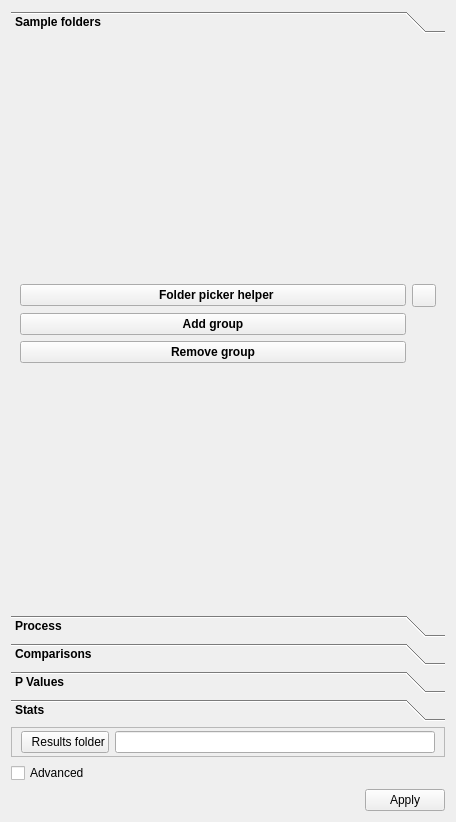
<?xml version="1.0" encoding="UTF-8"?>
<ui version="4.0">
 <class>Form</class>
 <widget class="QWidget" name="Form">
  <property name="geometry">
   <rect>
    <x>0</x>
    <y>0</y>
    <width>456</width>
    <height>822</height>
   </rect>
  </property>
  <property name="windowTitle">
   <string>Form</string>
  </property>
  <layout class="QVBoxLayout" name="verticalLayout_4">
   <item>
    <widget class="QToolBox" name="batchToolBox">
     <property name="font">
      <font>
       <bold>true</bold>
      </font>
     </property>
     <property name="toolTip">
      <string>&lt;html&gt;&lt;head/&gt;&lt;body&gt;&lt;p&gt;Compute the summary stats table for all the pairs of groups selected in the &lt;span style=&quot; font-style:italic;&quot;&gt;comparisons&lt;/span&gt; tab&lt;/p&gt;&lt;/body&gt;&lt;/html&gt;</string>
     </property>
     <property name="currentIndex">
      <number>0</number>
     </property>
     <widget class="QWidget" name="sampleFoldersPage">
      <property name="geometry">
       <rect>
        <x>0</x>
        <y>0</y>
        <width>438</width>
        <height>560</height>
       </rect>
      </property>
      <attribute name="label">
       <string>Sample folders</string>
      </attribute>
      <layout class="QGridLayout" name="gridLayout">
       <item row="0" column="1">
        <layout class="QGridLayout" name="sampleFoldersPageLayout">
         <item row="0" column="1">
          <widget class="QToolButton" name="folderPickerHelperInfoToolButton">
           <property name="icon">
            <iconset resource="icons.qrc">
             <normaloff>:/icons/icons/info.svg</normaloff>:/icons/icons/info.svg</iconset>
           </property>
          </widget>
         </item>
         <item row="0" column="0">
          <widget class="QPushButton" name="folderPickerHelperPushButton">
           <property name="toolTip">
            <string>Launch the wizard to select sample folders</string>
           </property>
           <property name="whatsThis">
            <string>&lt;html&gt;&lt;head/&gt;&lt;body&gt;&lt;p&gt;When you click the batch tab, you should select a start folder. The helper will&lt;/p&gt;&lt;p&gt; browse this main folder recursively and find all the subfolders that correspond &lt;/p&gt;&lt;p&gt;to ClearMap samples (using the sample_params.cfg files).&lt;/p&gt;&lt;p&gt;In this window, you should select the grou p number from the drop down menu&lt;/p&gt;&lt;p&gt;and move to the right column the samples for that group.&lt;/p&gt;&lt;p&gt;Once done, move to the next group.&lt;/p&gt;&lt;p&gt;Finaly click OK. You will be able to customise the names of the groups in the &lt;/p&gt;&lt;p&gt;batch tab.&lt;/p&gt;&lt;/body&gt;&lt;/html&gt;</string>
           </property>
           <property name="text">
            <string>  Folder picker helper</string>
           </property>
           <property name="icon">
            <iconset theme="gnome-help">
             <normaloff>.</normaloff>.</iconset>
           </property>
          </widget>
         </item>
         <item row="1" column="0">
          <widget class="QPushButton" name="addGroupPushButton">
           <property name="text">
            <string>Add group</string>
           </property>
           <property name="icon">
            <iconset theme="add">
             <normaloff>.</normaloff>.</iconset>
           </property>
          </widget>
         </item>
         <item row="2" column="0">
          <widget class="QPushButton" name="removeGroupPushButton">
           <property name="text">
            <string>Remove group</string>
           </property>
           <property name="icon">
            <iconset theme="add">
             <normaloff>.</normaloff>.</iconset>
           </property>
          </widget>
         </item>
        </layout>
       </item>
      </layout>
     </widget>
     <widget class="QWidget" name="page">
      <property name="geometry">
       <rect>
        <x>0</x>
        <y>0</y>
        <width>438</width>
        <height>560</height>
       </rect>
      </property>
      <attribute name="label">
       <string>Process</string>
      </attribute>
      <layout class="QVBoxLayout" name="verticalLayout_5">
       <item>
        <widget class="QCheckBox" name="batchAlignCheckBox">
         <property name="text">
          <string>Align</string>
         </property>
        </widget>
       </item>
       <item>
        <widget class="QCheckBox" name="batchCountCellsCheckBox">
         <property name="text">
          <string>Count cells</string>
         </property>
        </widget>
       </item>
       <item>
        <widget class="QCheckBox" name="batchVasculatureCheckBox">
         <property name="text">
          <string>Vasculature</string>
         </property>
        </widget>
       </item>
       <item>
        <widget class="QDialogButtonBox" name="batchRunButtonBox">
         <property name="toolTip">
          <string>Run these steps on all the samples selected previously</string>
         </property>
         <property name="standardButtons">
          <set>QDialogButtonBox::Apply</set>
         </property>
         <property name="applyText" stdset="0">
          <string>Run</string>
         </property>
        </widget>
       </item>
      </layout>
     </widget>
     <widget class="QWidget" name="comparisonsPage">
      <property name="geometry">
       <rect>
        <x>0</x>
        <y>0</y>
        <width>438</width>
        <height>560</height>
       </rect>
      </property>
      <attribute name="label">
       <string>Comparisons</string>
      </attribute>
      <layout class="QVBoxLayout" name="verticalLayout_3">
       <item>
        <layout class="QVBoxLayout" name="comparisonsVerticalLayout"/>
       </item>
      </layout>
     </widget>
     <widget class="QWidget" name="page_8">
      <property name="geometry">
       <rect>
        <x>0</x>
        <y>0</y>
        <width>438</width>
        <height>560</height>
       </rect>
      </property>
      <attribute name="label">
       <string>P Values</string>
      </attribute>
      <layout class="QVBoxLayout" name="verticalLayout">
       <item>
        <widget class="QPushButton" name="runPValsPushButton">
         <property name="toolTip">
          <string>&lt;html&gt;&lt;head/&gt;&lt;body&gt;&lt;p&gt;Compute the p value maps for all the pairs of groups selected in the &lt;span style=&quot; font-style:italic;&quot;&gt;comparisons&lt;/span&gt; tab&lt;/p&gt;&lt;/body&gt;&lt;/html&gt;</string>
         </property>
         <property name="text">
          <string>Run</string>
         </property>
        </widget>
       </item>
       <item>
        <widget class="QPushButton" name="plotPValsPushButton">
         <property name="text">
          <string>Display</string>
         </property>
        </widget>
       </item>
      </layout>
     </widget>
     <widget class="QWidget" name="page_2">
      <property name="geometry">
       <rect>
        <x>0</x>
        <y>0</y>
        <width>438</width>
        <height>560</height>
       </rect>
      </property>
      <attribute name="label">
       <string>Stats</string>
      </attribute>
      <layout class="QVBoxLayout" name="verticalLayout_6">
       <item>
        <widget class="QDialogButtonBox" name="batchStatsButtonBox">
         <property name="toolTip">
          <string/>
         </property>
         <property name="standardButtons">
          <set>QDialogButtonBox::Apply</set>
         </property>
         <property name="applyText" stdset="0">
          <string>Run</string>
         </property>
        </widget>
       </item>
      </layout>
     </widget>
    </widget>
   </item>
   <item>
    <widget class="QFrame" name="frame_2">
     <property name="minimumSize">
      <size>
       <width>0</width>
       <height>30</height>
      </size>
     </property>
     <property name="frameShape">
      <enum>QFrame::StyledPanel</enum>
     </property>
     <property name="frameShadow">
      <enum>QFrame::Raised</enum>
     </property>
     <layout class="QHBoxLayout" name="horizontalLayout_4">
      <property name="topMargin">
       <number>0</number>
      </property>
      <property name="bottomMargin">
       <number>0</number>
      </property>
      <item>
       <widget class="QPushButton" name="pushButton_2">
        <property name="toolTip">
         <string>Where will the results be saved</string>
        </property>
        <property name="text">
         <string>  Results folder</string>
        </property>
        <property name="icon">
         <iconset theme="folder-open">
          <normaloff>.</normaloff>.</iconset>
        </property>
       </widget>
      </item>
      <item>
       <widget class="QLineEdit" name="resultsFolderLineEdit">
        <property name="minimumSize">
         <size>
          <width>0</width>
          <height>20</height>
         </size>
        </property>
       </widget>
      </item>
     </layout>
    </widget>
   </item>
   <item>
    <widget class="QCheckBox" name="advancedCheckBox_2">
     <property name="text">
      <string>Advanced</string>
     </property>
    </widget>
   </item>
   <item>
    <widget class="QDialogButtonBox" name="applyBox_2">
     <property name="standardButtons">
      <set>QDialogButtonBox::Apply</set>
     </property>
     <property name="applyText" stdset="0">
      <string>Run</string>
     </property>
    </widget>
   </item>
  </layout>
 </widget>
 <resources>
  <include location="icons.qrc"/>
 </resources>
 <connections/>
</ui>
